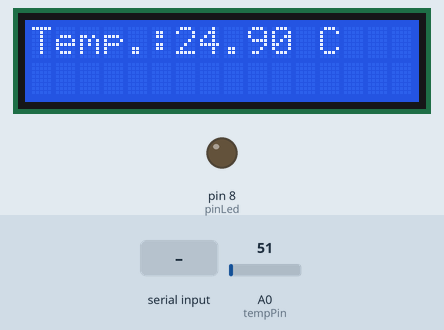
A sketch run on a simulated Arduino Uno, built with avr-gcc and run on an emulated ATmega328P. Parts: 16×2 character LCD, output pins drawn as LEDs (lit = HIGH). The inputs (shaded band) are chosen by the test bench; at power-on: A0 (tempPin) = 51. What the sketch prints to the serial monitor is not drawn.

Above: at 1.2 s.
1.3 s: "1\n" received over Serial
At 6.1 s:
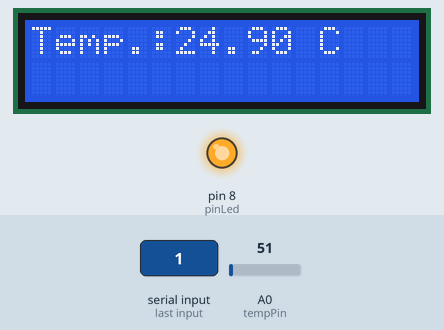
12.1 s: A0 (tempPin) set to 61
At 17.1 s:
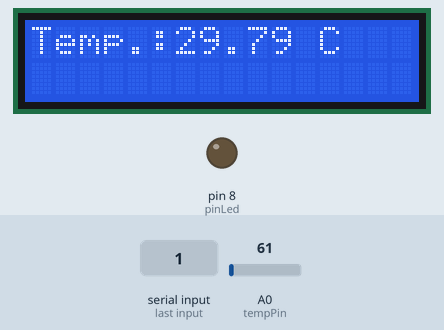
17.5 s: A0 (tempPin) set to 71
At 22.2 s:
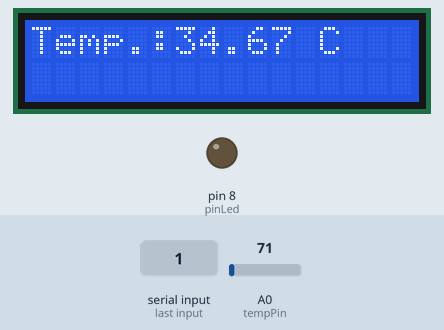
22.5 s: A0 (tempPin) set to 86
At 27.3 s:
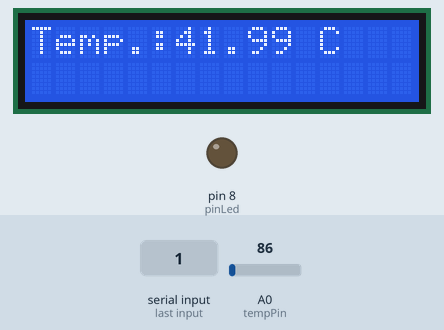
Timing chart, 0 to 28.5 s (numbered marks = the images above; inputs shaded):
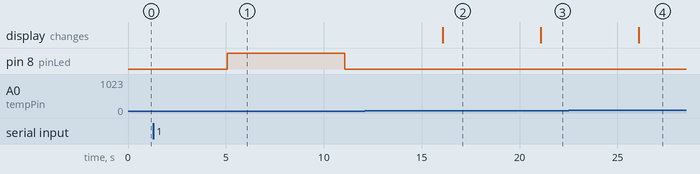

The sketch:

iotArduino.ino
```cpp
#include <LiquidCrystal.h>
int       temp;
float     tempC;                          // Declaración de Variables para Temperatura
int       tempPin = 0;                    // Definimos la entrada en pin A0 Arduino
const int pinLed  = 8;                    // Define pin 8 de entrada al Arduino (LED)
const int pinBeep = 9;                    // Define pin 9 de entrada al Arduino (BUZZER)

LiquidCrystal lcd( 12, 11, 5, 4, 3, 2 );  // Inicializa la Pantalla activando los pines para 4bits, ver la librería en Arduino.cc

void setup() {
  Serial.begin(9600);                     // Abre puerto serial y lo configura a 9600 bps
  lcd.begin(16, 2);                       // Setea el LCD a 16 columnas y 7 Filas:
  lcd.clear();
  pinMode(pinLed, OUTPUT);                // Inicializa el pinLed de salida
  pinMode(pinBeep, OUTPUT);               // Inicializa el pinBeep de salida
}

void loop() {

  tempC = analogRead(tempPin);            // Lee el valor desde el sensor LM35
  tempC = ( tempC * 500.0) / 1024.0;      // Convierte el valor a temperatura

  lcd.display();                          // Limpia la pantalla
  lcd.setCursor(0, 0);
  lcd.print("Temp.: ");                   // Escribe el mensaje fila 1, pos 0
  lcd.setCursor(6, 0);                    // las posiciones parte en 0 y la primera fila también es 0
  lcd.print(tempC);                       // Despliega la temperatura
  lcd.setCursor(12, 0);                   // Pone el cursor al final en celda 6 de la segunda fila
  lcd.print("C ");

  Serial.print(tempC);                    // Para control también envía la temperatura a la consola para monitorizar

  if (activarAlarma()) {                  // Valor dentro de los limites?
    analogWrite(pinLed, 255);             // Activar alarma
  }
  else
    analogWrite(pinLed, LOW);
  Serial.print("\n");
  delay(5000);                            // Espera 5seg para próxima lectura
}

boolean activarAlarma() {
  if (Serial.available()) {               // Chequea si se ha enviado algun dato al serial
    temp = Serial.parseInt();
    Serial.print(temp);
    if ( temp == 1 ) {                    // Esta fuera del rango?
      beepAndCoolUp();
      return true;                        // Si
    }
    else {
      beepAndCoolDown();
      return false;                       // No
    }
  }
}

void beepAndCoolUp() {
      analogWrite(pinBeep, 5000);
}

void beepAndCoolDown() {
      analogWrite(pinBeep, LOW);
}
```

Measured:
- after the input at 1.3 s, pin 8 (pinLed): LOW → HIGH after 3.8 s, → LOW 6.0 s later
- after the input at 12.1 s, the display: changes after 4.0 s (image 2)
- after the input at 17.5 s, the display: changes after 3.6 s (image 3)
- after the input at 22.5 s, the display: changes after 3.6 s (image 4)
